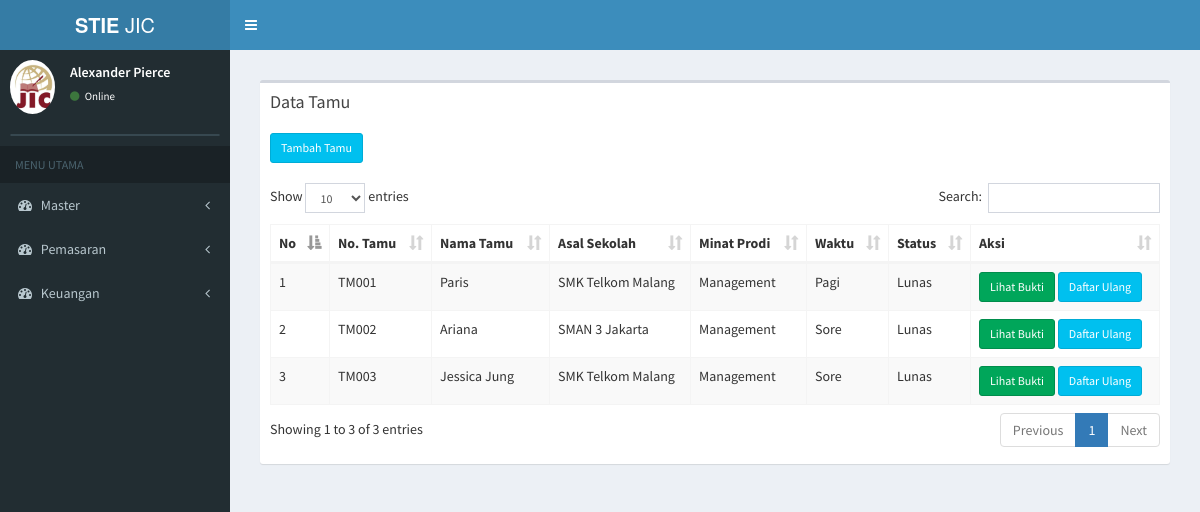
Before: / with the older database file.
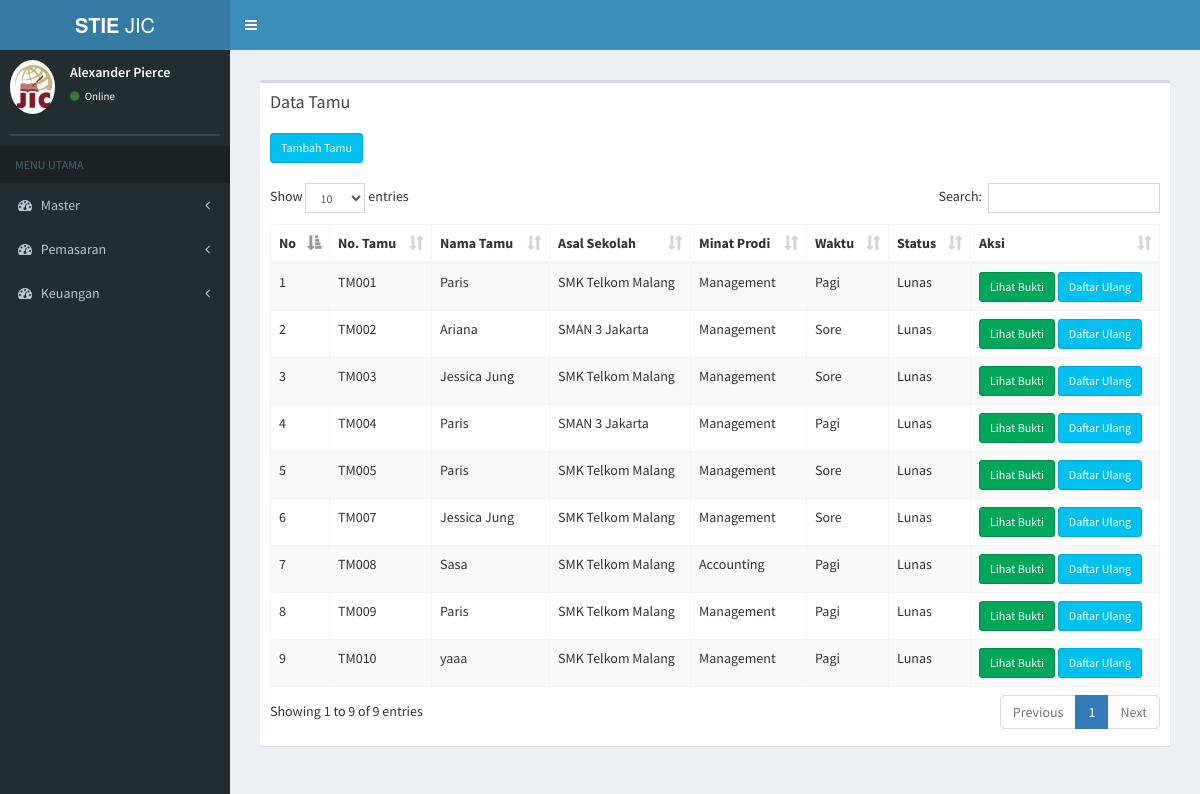
After: the same page with the newer database file.
### tables this page shows
CREATE TABLE `tb_pendaftaran` (
  `id_pendaftaran` varchar(6) NOT NULL,
  `tanggal_pendaftaran` date NOT NULL,
  `nama_pendaftar` varchar(50) NOT NULL,
  `jk_pendaftar` varchar(20) NOT NULL,
  `id_sekolah2` varchar(6) NOT NULL,
  `jurusan` varchar(20) NOT NULL,
  `alamat` varchar(100) NOT NULL,
  `email` varchar(30) NOT NULL,
  `no_telp` varchar(15) NOT NULL,
  `waktu` varchar(10) NOT NULL,
  `status_bayar` varchar(20) NOT NULL,
  `id_prodi2` varchar(6) NOT NULL,
  `sumber` varchar(30) NOT NULL,
  `ibu_kandung` varchar(30) NOT NULL,
  `bukti_transfer` text NOT NULL,
  `agama` varchar(10) NOT NULL,
  `id_du2` varchar(6) NOT NULL
);

CREATE TABLE `tb_sekolah` (
  `id_sekolah` varchar(6) NOT NULL,
  `nama_sekolah` varchar(30) NOT NULL,
  `alamat_sekolah` text NOT NULL,
  `jenis_sekolah` varchar(6) NOT NULL
);

CREATE TABLE `tb_prodi` (
  `id_prodi` varchar(6) NOT NULL,
  `nama_prodi` varchar(20) NOT NULL,
  `ketua_prodi` varchar(50) NOT NULL
);

### application/controllers/tamu.php (called while the page is built, shortened)
<?php
class Tamu extends CI_Controller {
	public function __construct()
	{
		$this->load->model('tamu_model');
		$this->load->model('daftar_ulang_model');
		$this->load->model('mahasiswa_model');
	}
	public function index(){
				$data['tamu'] = $this->tamu_model->data_tamu();
				$data['main_view'] = 'Tamu/data_tamu_view';
				$this->load->view('template', $data);
	}
}

### index.php (called while the page is built, shortened)
<?php
require_once BASEPATH.'core/CodeIgniter.php';

### application/models/tamu_model.php (called while the page is built, shortened)
<?php
class Tamu_model extends CI_Model {
	public function data_tamu(){
		$this->db->select('*');
		 $this->db->from('tb_pendaftaran');
     $this->db->join('tb_sekolah','tb_sekolah.id_sekolah=tb_pendaftaran.id_sekolah2');
		 $this->db->join('tb_prodi','tb_prodi.id_prodi=tb_pendaftaran.id_prodi2');
		 $query = $this->db->get();
		 return $query->result();
	}
}

### application/views/Tamu/data_tamu_view.php (the view, shortened to what this page needs)
<section class="content">
      <div class="row">
        <div class="col-xs-12">
          <div class="box">
            <div class="box-header">
              <h3 class="box-title">Data Tamu</h3>
            </div>
            <div class="box-body">
              <table id="example1" class="table table-bordered table-striped">
                 <a href="<?php echo base_url(); ?>tamu/page_tambah_tamu" class="btn btn-info btn-sm" > Tambah Tamu</a> <br> <br>
                <thead>
                <tr>
                  <th>No</th>
                  <th>No. Tamu</th>
                  <th>Nama Tamu</th>
                  <th>Asal Sekolah</th>
                  <th>Minat Prodi</th>
                  <th>Waktu</th>
                  <th>Status</th>
                  <th>Aksi</th>
                </tr>
                </thead>
                <tbody>
                <?php
                $no = 0;
                foreach ($tamu as $data) {
                  if ($data->status_bayar == 'Belum bayar') {
                  echo '
                <tr>
                  <td>'.++$no.'</td>
                  <td>'.$data->id_pendaftaran.'
                  </td>
                  <td>'.$data->nama_pendaftar.'</td>
                  <td>'.$data->nama_sekolah.'</td>
                  <td>'.$data->nama_prodi.'</td>
                  <td>'.$data->waktu.'</td>
                  <td>'.$data->status_bayar.'</td>
                  <td>
                     <a href="'.base_url('tamu/hapus_tamu/'.$data->id_pendaftaran).'" class="btn btn-danger btn-sm">Hapus</a>
                     <a href="'.base_url('tamu/page_upload/'.$data->id_pendaftaran).'" class="btn btn-info btn-sm">Upload</a>
                  </td>
                </tr>
                ';
              } else if ($data->status_bayar == 'Lunas') {
                if ($data->waktu == 'Pagi') {
                  echo '
                <tr>
                  <td>'.++$no.'</td>
                  <td>'.$data->id_pendaftaran.'
                  </td>
                  <td>'.$data->nama_pendaftar.'</td>
                  <td>'.$data->nama_sekolah.'</td>
                  <td>'.$data->nama_prodi.'</td>
                  <td>'.$data->waktu.'</td>
                  <td>'.$data->status_bayar.'</td>
                  <td>
                     <a href="'.base_url('uploads/'.$data->bukti_transfer).'" class="btn btn-success btn-sm" target="_blank">Lihat Bukti</a>
                  <a href="'.base_url('daftar_ulang/page_du_pagi/'.$data->id_pendaftaran).'" class="btn btn-info btn-sm">Daftar Ulang</a>
                  </td>
                </tr>
                ';
                }
                else {
                   echo '
                <tr>
                  <td>'.++$no.'</td>
                  <td>'.$data->id_pendaftaran.'
                  </td>
                  <td>'.$data->nama_pendaftar.'</td>
                  <td>'.$data->nama_sekolah.'</td>
                  <td>'.$data->nama_prodi.'</td>
                  <td>'.$data->waktu.'</td>
                  <td>'.$data->status_bayar.'</td>
                  <td>
                   <a href="'.base_url('uploads/'.$data->bukti_transfer).'" class="btn btn-success btn-sm" target="_blank">Lihat Bukti</a>
                      <a href="'.base_url('daftar_ulang/page_du_sore/'.$data->id_pendaftaran).'" class="btn btn-info btn-sm">Daftar Ulang</a>
                  </td>
                </tr>
                ';
                }
              ?>
              <?php
            }
            }
            ?>
                </tbody>
              </table>
            </div>
          </div>
        </div>
      </div>
    </section>

### application/views/template.php (shortened to what this page needs)
<!DOCTYPE html>
<html>
<head>
  <link rel="stylesheet" href="<?php echo base_url(); ?>assets/css/bootstrap.min.css">
  <link rel="stylesheet" href="https://cdnjs.cloudflare.com/ajax/libs/font-awesome/4.5.0/css/font-awesome.min.css">
  <link rel="stylesheet" href="https://cdnjs.cloudflare.com/ajax/libs/ionicons/2.0.1/css/ionicons.min.css">
  <link rel="stylesheet" href="<?php echo base_url(); ?>assets/dist/css/AdminLTE.min.css">
  <link rel="stylesheet" href="<?php echo base_url(); ?>assets/dist/css/skins/_all-skins.min.css">
  <link rel="stylesheet" href="<?php echo base_url(); ?>assets/plugins/select2/select2.min.css">
  <link rel="stylesheet" href="<?php echo base_url(); ?>assets/plugins/datatables/dataTables.bootstrap.css">
</head>
<body class="hold-transition skin-blue sidebar-mini">
<div class="wrapper">
  <header class="main-header">
    <a href="../../index2.html" class="logo">
      <span class="logo-lg"><b>STIE </b>JIC</span>
    </a>
    <nav class="navbar navbar-static-top">
      <a href="#" class="sidebar-toggle" data-toggle="offcanvas" role="button">
      </a>
    </nav>
  </header>
  <aside class="main-sidebar">
    <section class="sidebar">
      <div class="user-panel">
        <div class="pull-left image">
          <img src="<?php echo base_url(); ?>/assets/img/jic.png" class="img-circle" alt="User Image">
        </div>
        <div class="pull-left info">
          <p>Alexander Pierce</p>
          <a href="#"><i class="fa fa-circle text-success"></i> Online</a>
        </div>
      </div>
      <form action="#" method="get" class="sidebar-form">
      </form>
      <ul class="sidebar-menu">
        <li class="header">MENU UTAMA</li>
        <li class="treeview">
          <a href="#">
            <i class="fa fa-dashboard"></i> <span>Master</span>
            <span class="pull-right-container">
              <i class="fa fa-angle-left pull-right"></i>
            </span>
          </a>
        </li>
        <li class="treeview">
          <a href="#">
            <i class="fa fa-dashboard"></i> <span> Pemasaran </span>
            <span class="pull-right-container">
              <i class="fa fa-angle-left pull-right"></i>
            </span>
          </a>
        </li>
        <li class="treeview">
          <a href="#">
            <i class="fa fa-dashboard"></i> <span> Keuangan </span>
            <span class="pull-right-container">
              <i class="fa fa-angle-left pull-right"></i>
            </span>
          </a>
        </li>
      </ul>
    </section>
  </aside>
  <div class="content-wrapper">
    <section class="content">
      <?php $this->load->view($main_view); ?>
    </section>
  </div>
    </div>
</body>
</html>

Changed rows visible on the page:
added tb_pendaftaran: id_pendaftaran "TM004", nama_pendaftar "Paris", tb_sekolah.nama_sekolah "SMAN 3 Jakarta", tb_prodi.nama_prodi "Management", waktu "Pagi", status_bayar "Lunas"
added tb_pendaftaran: id_pendaftaran "TM005", nama_pendaftar "Paris", tb_sekolah.nama_sekolah "SMK Telkom Malang", tb_prodi.nama_prodi "Management", waktu "Sore", status_bayar "Lunas"
added tb_pendaftaran: id_pendaftaran "TM007", nama_pendaftar "Jessica Jung", tb_sekolah.nama_sekolah "SMK Telkom Malang", tb_prodi.nama_prodi "Management", waktu "Sore", status_bayar "Lunas"
added tb_pendaftaran: id_pendaftaran "TM008", nama_pendaftar "Sasa", tb_sekolah.nama_sekolah "SMK Telkom Malang", tb_prodi.nama_prodi "Accounting", waktu "Pagi", status_bayar "Lunas"
added tb_pendaftaran: id_pendaftaran "TM009", nama_pendaftar "Paris", tb_sekolah.nama_sekolah "SMK Telkom Malang", tb_prodi.nama_prodi "Management", waktu "Pagi", status_bayar "Lunas"
added tb_pendaftaran: id_pendaftaran "TM010", nama_pendaftar "yaaa", tb_sekolah.nama_sekolah "SMK Telkom Malang", tb_prodi.nama_prodi "Management", waktu "Pagi", status_bayar "Lunas"
Other visible differences:
text written by a page script: "Show entries Search: Showing 1 to 3 of 3 entries Previous 1 Next" → "Show entries Search: Showing 1 to 9 of 9 entries Previous 1 Next"
